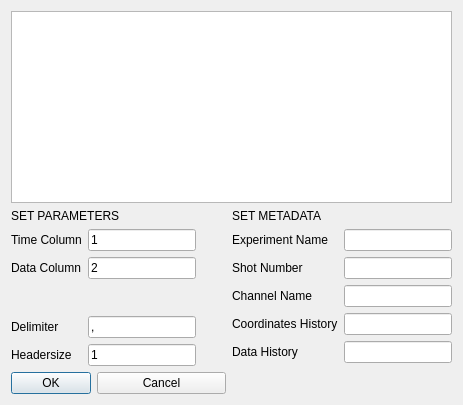
<?xml version="1.0" encoding="UTF-8"?>
<ui version="4.0">
 <class>Dialog</class>
 <widget class="QDialog" name="Dialog">
  <property name="geometry">
   <rect>
    <x>0</x>
    <y>0</y>
    <width>463</width>
    <height>405</height>
   </rect>
  </property>
  <property name="windowTitle">
   <string>Read Text File</string>
  </property>
  <layout class="QGridLayout" name="gridLayout">
   <item row="2" column="0">
    <layout class="QFormLayout" name="formLayout_3">
     <item row="0" column="0">
      <widget class="QPushButton" name="okButton">
       <property name="text">
        <string>OK</string>
       </property>
      </widget>
     </item>
     <item row="0" column="1">
      <widget class="QPushButton" name="cancelButton">
       <property name="text">
        <string>Cancel</string>
       </property>
      </widget>
     </item>
    </layout>
   </item>
   <item row="1" column="0">
    <layout class="QFormLayout" name="formLayout">
     <property name="fieldGrowthPolicy">
      <enum>QFormLayout::FieldsStayAtSizeHint</enum>
     </property>
     <item row="0" column="0" colspan="2">
      <widget class="QLabel" name="label_6">
       <property name="text">
        <string>SET PARAMETERS</string>
       </property>
      </widget>
     </item>
     <item row="1" column="0">
      <widget class="QLabel" name="label_4">
       <property name="text">
        <string>Time Column</string>
       </property>
      </widget>
     </item>
     <item row="1" column="1">
      <widget class="QLineEdit" name="timeColumn">
       <property name="text">
        <string>1</string>
       </property>
      </widget>
     </item>
     <item row="2" column="0">
      <widget class="QLabel" name="label_3">
       <property name="text">
        <string>Data Column</string>
       </property>
      </widget>
     </item>
     <item row="2" column="1">
      <widget class="QLineEdit" name="dataColumn">
       <property name="text">
        <string>2</string>
       </property>
      </widget>
     </item>
     <item row="3" column="0">
      <spacer name="verticalSpacer">
       <property name="orientation">
        <enum>Qt::Vertical</enum>
       </property>
       <property name="sizeHint" stdset="0">
        <size>
         <width>20</width>
         <height>18</height>
        </size>
       </property>
      </spacer>
     </item>
     <item row="3" column="1">
      <spacer name="verticalSpacer_2">
       <property name="orientation">
        <enum>Qt::Vertical</enum>
       </property>
       <property name="sizeHint" stdset="0">
        <size>
         <width>20</width>
         <height>18</height>
        </size>
       </property>
      </spacer>
     </item>
     <item row="4" column="0">
      <widget class="QLabel" name="label">
       <property name="text">
        <string>Delimiter</string>
       </property>
      </widget>
     </item>
     <item row="4" column="1">
      <widget class="QLineEdit" name="delimiterText">
       <property name="text">
        <string>,</string>
       </property>
      </widget>
     </item>
     <item row="5" column="0">
      <widget class="QLabel" name="label_2">
       <property name="text">
        <string>Headersize</string>
       </property>
      </widget>
     </item>
     <item row="5" column="1">
      <widget class="QLineEdit" name="headerText">
       <property name="text">
        <string>1</string>
       </property>
      </widget>
     </item>
    </layout>
   </item>
   <item row="0" column="0" colspan="2">
    <widget class="QTextEdit" name="textEdit">
     <property name="verticalScrollBarPolicy">
      <enum>Qt::ScrollBarAsNeeded</enum>
     </property>
     <property name="horizontalScrollBarPolicy">
      <enum>Qt::ScrollBarAsNeeded</enum>
     </property>
     <property name="readOnly">
      <bool>true</bool>
     </property>
    </widget>
   </item>
   <item row="1" column="1">
    <layout class="QFormLayout" name="formLayout_2">
     <property name="fieldGrowthPolicy">
      <enum>QFormLayout::FieldsStayAtSizeHint</enum>
     </property>
     <item row="0" column="0" colspan="2">
      <widget class="QLabel" name="label_5">
       <property name="text">
        <string>SET METADATA</string>
       </property>
      </widget>
     </item>
     <item row="1" column="0">
      <widget class="QLabel" name="label_7">
       <property name="layoutDirection">
        <enum>Qt::LeftToRight</enum>
       </property>
       <property name="text">
        <string>Experiment Name</string>
       </property>
       <property name="alignment">
        <set>Qt::AlignLeading|Qt::AlignLeft|Qt::AlignVCenter</set>
       </property>
      </widget>
     </item>
     <item row="1" column="1">
      <widget class="QLineEdit" name="experimentText"/>
     </item>
     <item row="2" column="1">
      <widget class="QLineEdit" name="shotText"/>
     </item>
     <item row="3" column="0">
      <widget class="QLabel" name="label_9">
       <property name="text">
        <string>Channel Name</string>
       </property>
      </widget>
     </item>
     <item row="3" column="1">
      <widget class="QLineEdit" name="channelText"/>
     </item>
     <item row="4" column="0">
      <widget class="QLabel" name="label_10">
       <property name="text">
        <string>Coordinates History</string>
       </property>
      </widget>
     </item>
     <item row="4" column="1">
      <widget class="QLineEdit" name="coordinatesText"/>
     </item>
     <item row="5" column="0">
      <widget class="QLabel" name="label_11">
       <property name="text">
        <string>Data History</string>
       </property>
      </widget>
     </item>
     <item row="5" column="1">
      <widget class="QLineEdit" name="dataText"/>
     </item>
     <item row="2" column="0">
      <widget class="QLabel" name="label_8">
       <property name="text">
        <string>Shot Number</string>
       </property>
       <property name="alignment">
        <set>Qt::AlignLeading|Qt::AlignLeft|Qt::AlignVCenter</set>
       </property>
      </widget>
     </item>
    </layout>
   </item>
  </layout>
 </widget>
 <resources/>
 <connections/>
</ui>
